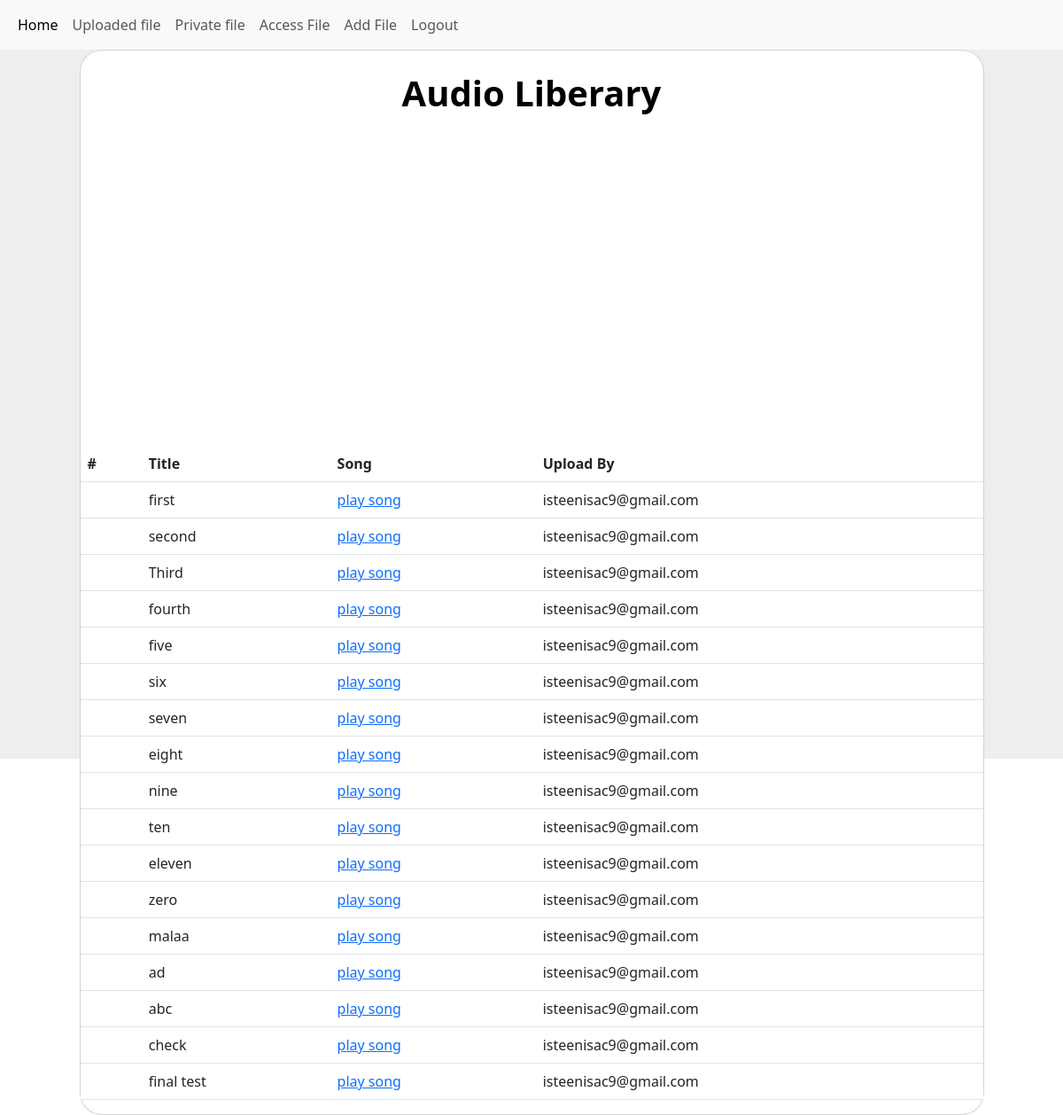
/account_upload/ (signed in), run on the app's committed database.
### home/models.py (models this page shows)
class MusicFile(models.Model):
    title = models.CharField(max_length=255)
    file = models.FileField(upload_to='music/')
    privacy = models.CharField(max_length=10,default='public')
    uploader = models.ForeignKey(User, on_delete=models.CASCADE)

### home/views.py (the view)
# urls.py: path('account_upload/', views.account_upload , name='account_upload'),
@login_required(login_url="Login")
def account_upload(request):
    id=request.user.id
    user=User.objects.get(id=id)
    musics=MusicFile.objects.filter(uploader=user)
    context={
            'musics':musics,
        }
    return render(request,'account_upload.html',context)

### home/templates/account_upload.html (shortened to what this page needs)
{% extends 'account.html'%}
{% block content%}
<section class="vh-100" style="background-color: #eee;">
    <div class="container h-100">
      <div class="row d-flex justify-content-center  h-100">
        <div class="col-lg-12 col-xl-11">
          <div class="card text-black" style="border-radius: 25px;">
            <p class="text-center h1 fw-bold mb-5 mx-1 mx-md-4 mt-4">Audio Liberary
            </p>
            <table class="table table-hover">
                <thead>
                  <tr>
                    <th scope="col">#</th>
                    <th scope="col">Title</th>
                    <th scope="col">Song</th>
                    <th scope="col">Upload By</th>
                  </tr>
                </thead>
                <tbody>
                    {% for i in musics %}
                                    <option value={{i.email}}>{{i.email}}</option>
                                    <tr>
                                        <th scope="row"></th>
                                        <td>{{i.title}}</td>
                                        <td>
                                        <a href="{% url 'musicplayer' i.id %}" > play song</a>
                                      </td>
                                        <td>
                                          {{i.uploader}}
                                        </td>
                                      </tr>
                    {% endfor %}
                </tbody>
              </table>
          </div>
        </div>
      </div>
    </div>
  </section>
{% endblock %}

### home/templates/account.html (shortened to what this page needs)
<!doctype html>
<html lang="en">
  <head>
    <link href="https://cdn.jsdelivr.net/npm/bootstrap@5.3.0/dist/css/bootstrap.min.css" rel="stylesheet">
  </head>
  <body>
    <nav class="navbar navbar-expand-lg bg-body-tertiary">
        <div class="container-fluid">
          <div class="collapse navbar-collapse" id="navbarNav">
            <ul class="navbar-nav">
              <li class="nav-item">
                <a class="nav-link active" aria-current="page" href="{% url 'account_home' %}">Home</a>
              </li>
              <li class="nav-item">
                <a class="nav-link" href="{% url 'account_upload' %}">Uploaded file</a>
              </li>
              <li class="nav-item">
                <a class="nav-link" href="{% url 'account_private' %}">Private file</a>
              </li>
              <li class="nav-item">
                <a class="nav-link" href="{% url 'account_protect' %}">Access File</a>
              </li>
              <li class="nav-item">
                <a class="nav-link" href="{% url 'Upload' %}">Add File</a>
              </li>
              <li class="nav-item">
                <a class="nav-link" href="{% url 'logout' %}">Logout</a>
              </li>
            </ul>
          </div>
        </div>
      </nav>
      {% block content%} {% endblock %}
  </body>
</html>

### data on the page
MusicFile: title "first", uploader "isteenisac9@gmail.com"
MusicFile: title "second", uploader "isteenisac9@gmail.com"
MusicFile: title "Third", uploader "isteenisac9@gmail.com"
MusicFile: title "fourth", uploader "isteenisac9@gmail.com"
MusicFile: title "five", uploader "isteenisac9@gmail.com"
MusicFile: title "six", uploader "isteenisac9@gmail.com"
MusicFile: title "seven", uploader "isteenisac9@gmail.com"
MusicFile: title "eight", uploader "isteenisac9@gmail.com"
MusicFile: title "nine", uploader "isteenisac9@gmail.com"
MusicFile: title "ten", uploader "isteenisac9@gmail.com"
MusicFile: title "eleven", uploader "isteenisac9@gmail.com"
MusicFile: title "zero", uploader "isteenisac9@gmail.com"
MusicFile: title "malaa", uploader "isteenisac9@gmail.com"
MusicFile: title "ad", uploader "isteenisac9@gmail.com"
MusicFile: title "abc", uploader "isteenisac9@gmail.com"
MusicFile: title "check", uploader "isteenisac9@gmail.com"
MusicFile: title "final test", uploader "isteenisac9@gmail.com"
